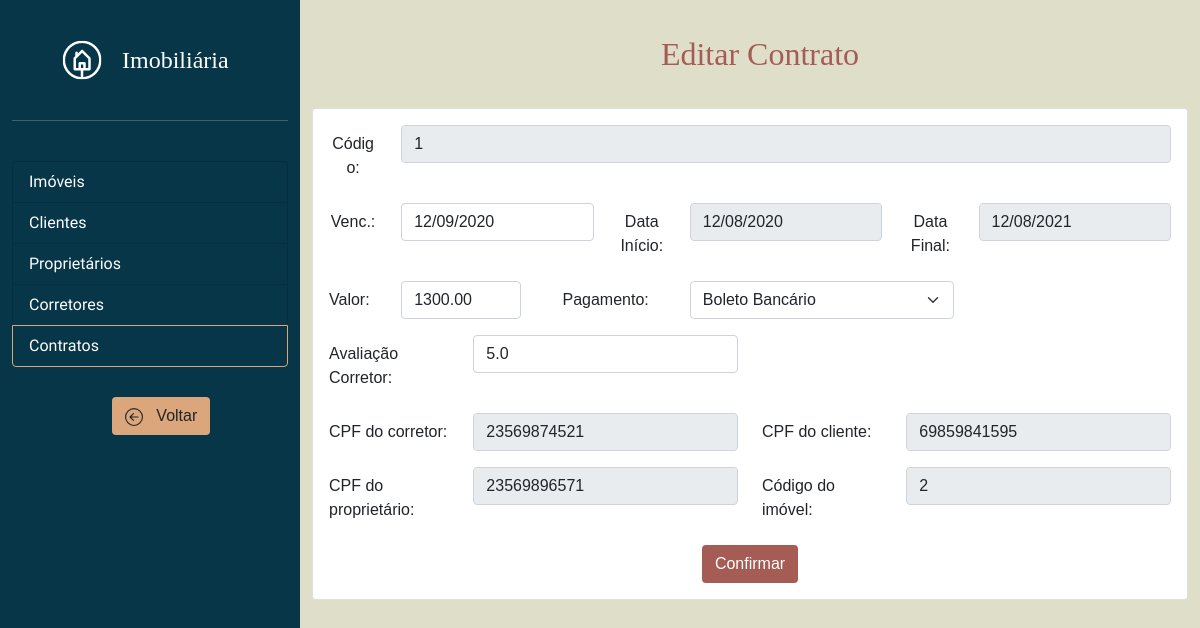
Page /pagina_contrato_editar.php?codigo=1 on the committed database.
### tables this page shows
CREATE TABLE `contrato` (
  `codigo` int(9) NOT NULL,
  `dataVencimento` date NOT NULL,
  `dataInicio` date NOT NULL,
  `dataFinal` date NOT NULL,
  `valorAluguel` decimal(7,2) NOT NULL,
  `formaPagamento` varchar(40) NOT NULL,
  `avaliacao` decimal(2,1) NOT NULL,
  `cpfCliente` bigint(20) NOT NULL,
  `cpfProprietario` bigint(20) NOT NULL,
  `cpfCorretor` bigint(20) NOT NULL,
  `codigoImovel` int(9) NOT NULL
);

### pagina_contrato_editar.php (the view, shortened to what this page needs)
<!doctype html>
<html lang="en">
    <?php
        if(!isset($_REQUEST['codigo'])) {
            header('Location: index.php');
            exit;
            return;
        } else {
            $conexao = mysqli_connect("localhost","root","", "imobiliaria") or die("Erro");
            $codigo = $_REQUEST['codigo'];
            $query = "SELECT * FROM contrato WHERE codigo = '$codigo'";
            $result = mysqli_query($conexao, $query) or die(mysql_error());
            if(!($row = mysqli_fetch_array($result))){
                header('Location: contratos.php');
                exit;
                return;
            }
        }
    ?>
  <head>
    <link rel="stylesheet" href="css/bootstrap.min.css">
    <link rel="stylesheet" href="css/style.css" />
  </head>
  <body>
    <div class="container-fluid h-100">
      <div class="row h-100">
        <div class="col-3" style="background-color: #063647; size: 20px;">
          <a href="" class="d-flex align-items-center mb-3 mb-md-0 me-md-auto text-white text-decoration-none" style="margin-top: 40px; margin-left: 50px;">
            <img src="images/logo.png" width="40px" height="40px">
            <span class="fs-4" style="margin-left: 20px; font-family: 'Playfair Display SC', serif;">
              Imobiliária
            </span>
          </a>
          <hr style="color: #DFDFC9; margin-top: 40px;">
          <div class="list-group text-white" style="margin-top: 40px; background-color: #063647; font-family: 'Taviraj', serif;">
            <a href="index.php" class="list-group-item list-group-item-action text-white" style="background-color: #063647;"> Imóveis </a>
            <a href="clientes.php" class="list-group-item list-group-item-action text-white" style="background-color: #063647;"> Clientes </a>
            <a href="proprietarios.php" class="list-group-item list-group-item-action text-white" style="background-color: #063647;">Proprietários</a>
            <a href="corretores.php" class="list-group-item list-group-item-action text-white" style="background-color: #063647;">Corretores</a>
            <a href="contratos.php" class="list-group-item list-group-item-action text-white active" style="background-color: #063647; border-color: #DBA67B;" aria-current="true">
              Contratos
          </a>
          </div>
          <a class="btn text-dark" style="background-color: #DBA67B; margin-top: 30px; margin-left: 100px;" href="contratos.php" role="button">
            &nbsp Voltar
          </a>
        </div>
        <div class="col" style="background-color: #DFDFC9;">
          <h1 class="h2 text-center" style="font-family: 'Playfair Display SC', serif; color: #A55C55; margin-left: 20px; margin-top: 35px; margin-bottom: 35px;">
              Editar Contrato
          </h1>
          <?php
          echo '
          <form action="back-end/atualizar_contrato.php" method="post">
          <div class="card text-center">
              <div class="card-body">
                <div class="mb-3 row">
                    <label for="inputCod" class="col-sm-1 col-form-label">Código:</label>
                    <div class="col">
                      <input type="text" class="form-control" name="inputCod" id="inputCod" placeholder="5757" value="'.$row['codigo'].'" disabled readonly>
                    </div>
                </div>
                    <div class="mb-3 row">
                        <label for="inputVencimento" class="col-sm-1 col-form-label">Venc.:</label>
                        <div class="col-sm-3">
                          <input type="text" class="col-sm-1 form-control" name="inputVencimento" id="inputVencimento" placeholder="Digite o dia do vencimento (ex: 15)" value="'.date("d/m/Y", strtotime($row['dataVencimento'])).'">
                        </div>
                        <label for="inputInicio" class="col-sm-1 col-form-label">Data Início:</label>
                        <div class="col">
                          <input type="text" class="col-sm-1 form-control" name="inputInicio" id="inputInicio" placeholder="00/00/0000" value="'.date("d/m/Y", strtotime($row['dataInicio'])).'" readonly>
                        </div>
                        <label for="inputFinal" class="col-sm-1 col-form-label">Data Final:</label>
                        <div class="col-sm-3">
                          <input type="text" class="col-sm-1 form-control" name="inputFinal" id="inputFinal" placeholder="00/00/0000" value="'.date("d/m/Y", strtotime($row['dataFinal'])).'" readonly>
                        </div>
                      </div>
                    <div class="mb-3 row">
                        <label for="inputValor" class="col-1 col-form-label text-start">Valor:</label>
                        <div class="col-2">
                          <input type="text" class="col form-control" name="inputValor" id="inputValor" placeholder="R$1.500,00" value="'.$row['valorAluguel'].'">
                        </div>
                        <label for="inputPagamento" class="col-2 col-form-label">Pagamento:</label>
                        <div class="col-sm-4">
                             <div class="input-group col-sm-6">
                                <select class="col-sm-6 form-select" name="inputPagamento" id="inputPagamento">
                                <option value="Boleto Bancário" '; if($row['formaPagamento'] == "Boleto Bancário") echo 'selected '; echo '>Boleto Bancário</option>
                                <option value="Cartão de crédito"'; if($row['formaPagamento'] == "Cartão de crédito") echo 'selected '; echo '>Cartão de crédito</option>
                                <option value="Débito em conta"'; if($row['formaPagamento'] == "Débito em conta") echo 'selected '; echo '>Débito em conta</option>
                                </select>
                            </div>
                        </div>
                    </div>
                    <div class="mb-3 row">
                      <label for="inputAvaliacao" class="col-2 col-form-label text-start">Avaliação Corretor:</label>
                      <div class="col-4">
                        <input type="text" class="col-sm-1 form-control" name="inputAvaliacao" id="inputAvaliacao" placeholder="0 a 10" value="'.$row['avaliacao'].'">
                      </div>
                  </div>
                  <div class="mb-3 row">
                  <label class="col-2 col-form-label text-start">CPF do corretor:</label>
                  <div class="col-4">
                    <input type="text" class="col-sm-1 form-control" value="'.$row['cpfCorretor'].'" readonly>
                  </div>
                  <label class="col-2 col-form-label text-start">CPF do cliente:</label>
                <div class="col-4">
                  <input type="text" class="col-sm-1 form-control" value="'.$row['cpfCliente'].'" readonly>
                </div>
                </div>
            <div class="mb-3 row">
            <label class="col-2 col-form-label text-start">CPF do proprietário:</label>
              <div class="col-4">
                <input type="text" class="col-sm-1 form-control" value="'.$row['cpfProprietario'].'" readonly>
              </div>
            <label class="col-2 col-form-label text-start">Código do imóvel:</label>
            <div class="col-4">
              <input type="text" class="col-sm-1 form-control" value="'.$row['codigoImovel'].'" readonly>
            </div>
          </div>
            <input type="text" class="d-none" name="inputC" value="'.$row['codigo'].'">
            <button class="btn text-white" style="background-color: #A55C55;" type="submit" name="submit">Confirmar</button>
            </div>
            </div>
            </form>';
            ?>
      </div>
      </div>
    </div>
  </body>
</html>

### css/style.css (style rules this page uses)
html, body { height: 100%; font-family: 'Red Hat Text', sans-serif; }

### rows in the picture
contrato: inputCod "1", inputVencimento "12/09/2020", inputInicio "12/08/2020", inputFinal "12/08/2021", inputValor "1300.00", inputAvaliacao "5.0", cpfCorretor "23569874521", cpfCliente "69859841595", cpfProprietario "23569896571", codigoImovel "2"
